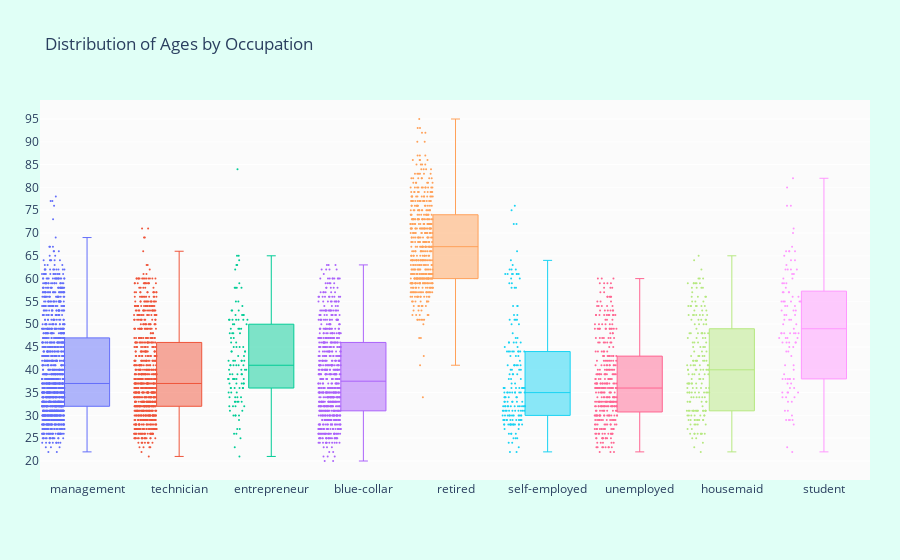

The code cell stored with this chart in its notebook:
### Markdown cell above
### Age and Occuption

### Code cell
import plotly.graph_objs as go
from plotly.offline import download_plotlyjs, init_notebook_mode, plot, iplot
suscribed_df = train.loc[train["y"] == "yes"]

# occupations = train["job"].unique().tolist()
occupations = ['management', 'technician', 'entrepreneur', 'blue-collar','retired', 'self-employed', 'unemployed', 'housemaid', 'student']

# Get the balances by jobs
management = suscribed_df["age"].loc[suscribed_df["job"] == "management"].values
technician = suscribed_df["age"].loc[suscribed_df["job"] == "technician"].values
services = suscribed_df["age"].loc[suscribed_df["job"] == "services"].values
retired = suscribed_df["age"].loc[suscribed_df["job"] == "retired"].values
blue_collar = suscribed_df["age"].loc[suscribed_df["job"] == "blue-collar"].values
unemployed = suscribed_df["age"].loc[suscribed_df["job"] == "unemployed"].values
entrepreneur = suscribed_df["age"].loc[suscribed_df["job"] == "entrepreneur"].values
housemaid = suscribed_df["age"].loc[suscribed_df["job"] == "housemaid"].values
self_employed = suscribed_df["age"].loc[suscribed_df["job"] == "self-employed"].values
student = suscribed_df["age"].loc[suscribed_df["job"] == "student"].values


ages = [management, technician, entrepreneur,blue_collar, retired, self_employed,services, 
         unemployed, housemaid,  student]

traces = []

for xd, yd in zip(occupations, ages):
        traces.append(go.Box(
            y=yd,
            name=xd,
            boxpoints='all',
            jitter=0.5,
            whiskerwidth=0.2,
            marker=dict(
                size=2,
            ),
            line=dict(width=1),
        ))

layout = go.Layout(
    title='Distribution of Ages by Occupation',
    yaxis=dict(
        autorange=True,
        showgrid=True,
        zeroline=True,
        dtick=5,
        gridcolor='rgb(255, 255, 255)',
        gridwidth=1,
        zerolinecolor='rgb(255, 255, 255)',
        zerolinewidth=2,
    ),
    margin=dict(
        l=40,
        r=30,
        b=80,
        t=100,
    ),
    paper_bgcolor='rgb(224,255,246)',
    plot_bgcolor='rgb(251,251,251)',
    showlegend=False
)

fig = go.Figure(data=traces, layout=layout)
iplot(fig)

### Figure 1 — Plotly figure (JSON) as saved in the notebook; plotly's stock layout.template omitted (floating-point values rounded to 4 significant figures; data arrays with more than 128 entries replaced by an {"elided": "..."} marker saying what was removed)
{"data": [{"boxpoints": "all", "jitter": 0.5, "line": {"width": 1}, "marker": {"size": 2}, "name": "management", "type": "box", "whiskerwidth": 0.2, "y": {"elided": "1301 int values"}}, {"boxpoints": "all", "jitter": 0.5, "line": {"width": 1}, "marker": {"size": 2}, "name": "technician", "type": "box", "whiskerwidth": 0.2, "y": {"elided": "840 int values"}}, {"boxpoints": "all", "jitter": 0.5, "line": {"width": 1}, "marker": {"size": 2}, "name": "entrepreneur", "type": "box", "whiskerwidth": 0.2, "y": [23, 45, 37, 50, 30, 51, 53, 43, 47, 58, 42, 42, 36, 41, 40, 36, 33, 52, 33, 58, 45, 35, 34, 30, 51, 46, 27, 40, 43, 35, 50, 38, 41, 38, 48, 49, 50, 42, 48, 31, 44, 46, 51, 39, 27, 31, 45, 37, 41, 49, 39, 51, 30, 45, 38, 52, 41, 33, 30, 26, 26, 48, 34, 47, 51, 32, 36, 54, 42, 52, 49, 32, 51, 41, 49, 35, 34, 36, 34, 42, 58, 29, 39, 39, 37, 38, 37, 55, 38, 36, 52, 37, 42, 41, 44, 55, 39, 25, 53, 84, 51, 64, 36, 53, 62, 33, 65, 48, 58, 32, 63, 21, 44, 38, 65, 33, 32, 40, 40, 59, 63, 44, 38]}, {"boxpoints": "all", "jitter": 0.5, "line": {"width": 1}, "marker": {"size": 2}, "name": "blue-collar", "type": "box", "whiskerwidth": 0.2, "y": {"elided": "708 int values"}}, {"boxpoints": "all", "jitter": 0.5, "line": {"width": 1}, "marker": {"size": 2}, "name": "retired", "type": "box", "whiskerwidth": 0.2, "y": {"elided": "516 int values"}}, {"boxpoints": "all", "jitter": 0.5, "line": {"width": 1}, "marker": {"size": 2}, "name": "self-employed", "type": "box", "whiskerwidth": 0.2, "y": {"elided": "187 int values"}}, {"boxpoints": "all", "jitter": 0.5, "line": {"width": 1}, "marker": {"size": 2}, "name": "unemployed", "type": "box", "whiskerwidth": 0.2, "y": {"elided": "369 int values"}}, {"boxpoints": "all", "jitter": 0.5, "line": {"width": 1}, "marker": {"size": 2}, "name": "housemaid", "type": "box", "whiskerwidth": 0.2, "y": {"elided": "202 int values"}}, {"boxpoints": "all", "jitter": 0.5, "line": {"width": 1}, "marker": {"size": 2}, "name": "student", "type": "box", "whiskerwidth": 0.2, "y": [52, 53, 56, 41, 35, 57, 47, 44, 55, 35, 52, 55, 46, 51, 55, 39, 48, 53, 46, 44, 36, 59, 55, 40, 51, 59, 57, 34, 33, 34, 59, 48, 37, 62, 65, 50, 33, 41, 62, 76, 51, 28, 57, 60, 38, 23, 38, 47, 43, 35, 37, 36, 38, 55, 35, 58, 49, 47, 70, 34, 45, 48, 63, 50, 52, 47, 66, 62, 76, 53, 38, 57, 54, 46, 45, 62, 71, 54, 46, 29, 66, 64, 38, 64, 29, 80, 48, 66, 54, 38, 56, 31, 55, 29, 46, 48, 66, 55, 22, 82, 48, 60, 30, 48, 29, 67, 61, 61, 31]}], "layout": {"margin": {"b": 80, "l": 40, "r": 30, "t": 100}, "paper_bgcolor": "rgb(224,255,246)", "plot_bgcolor": "rgb(251,251,251)", "showlegend": false, "title": {"text": "Distribution of Ages by Occupation"}, "yaxis": {"autorange": true, "dtick": 5, "gridcolor": "rgb(255, 255, 255)", "gridwidth": 1, "showgrid": true, "zeroline": true, "zerolinecolor": "rgb(255, 255, 255)", "zerolinewidth": 2}}}
